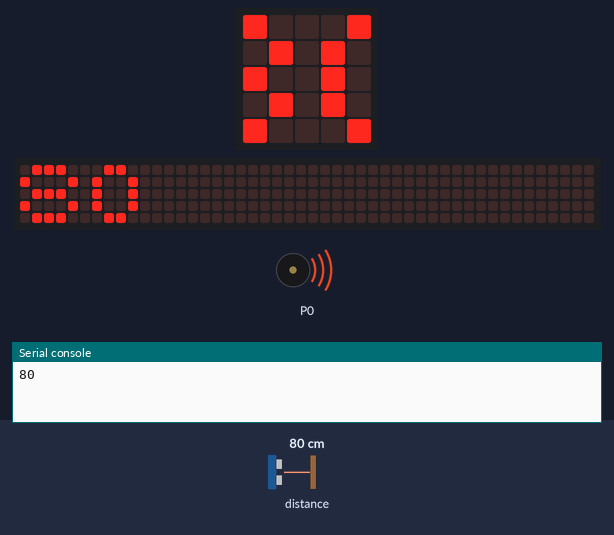
Bench run of a program on a simulated BBC micro:bit (MakeCode). On the bench: the board's 5×5 LED display, a strip that is not on the board, showing the scrolling text unrolled, buzzer (waves = sounding), the last lines printed to the serial console. Inputs (shaded band) come from the test bench; at power-on: distance to the obstacle 80 cm. The 48×5 strip is a reading aid, not a part: it shows the text the display is scrolling, unrolled, one strip-width of it at a time.

Above: at 1.28 s.
1.3 s: distance to the obstacle set to 2 cm
At 3.4 s:
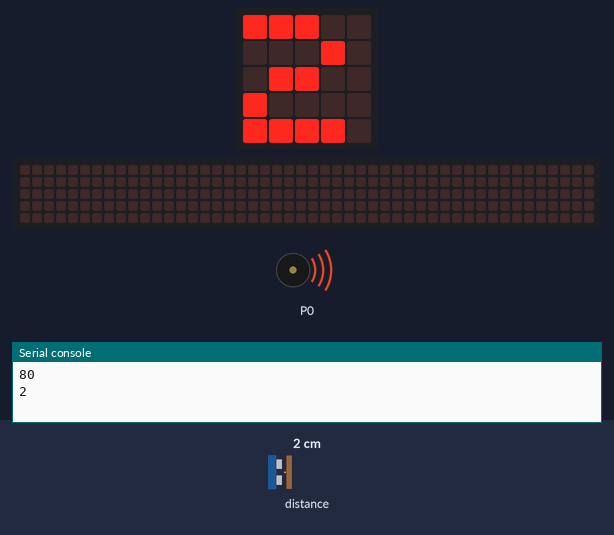
4.5 s: distance to the obstacle set to 18 cm
At 6.47 s:
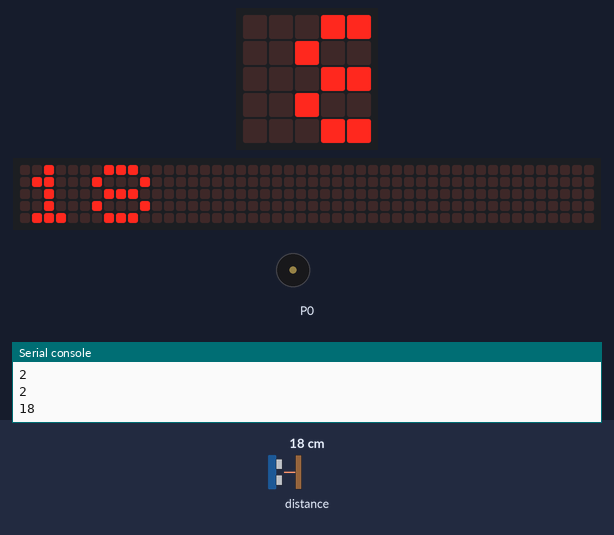
8.1 s: distance to the obstacle set to 4 cm
At 14.9 s:
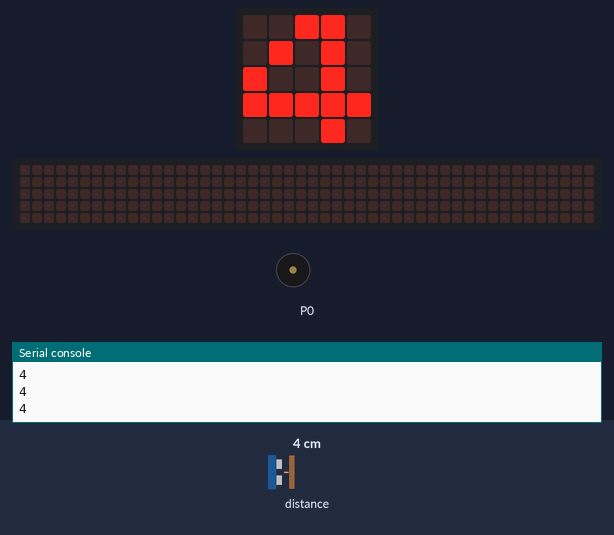
Timing chart, 0 to 17.9 s (numbered marks = the images above; inputs shaded):
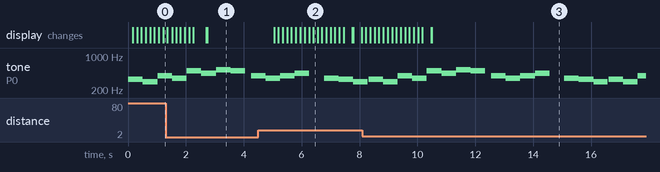

The program:

main.ts
```typescript
music.setVolume(255)
basic.forever(function () {
    serial.writeLine("" + (sonar.ping(
    DigitalPin.P0,
    DigitalPin.P2,
    PingUnit.Centimeters
    )))
    basic.showNumber(sonar.ping(
    DigitalPin.P1,
    DigitalPin.P2,
    PingUnit.Centimeters
    ))
})
basic.forever(function () {
    music.playMelody("E D G F B A C5 B ", 120)
    basic.pause(200)
    music.playMelody("G F G A - F E D ", 120)
})
```

test.ts
```typescript
// 在這裡測試；當此封包作為擴充功能時，將不會編譯此內容。
```

Measured:
- after the input at 4.5 s, the display: first changes after 0.55 s (image 2 shows a later state)
- by itself, tone on P0: plays 330 Hz for 0.51 s, 294 Hz for 0.51 s, 392 Hz for 0.51 s, 349 Hz for 0.51 s, 494 Hz for 0.51 s, 440 Hz for 0.51 s … (18 notes in this stretch)
